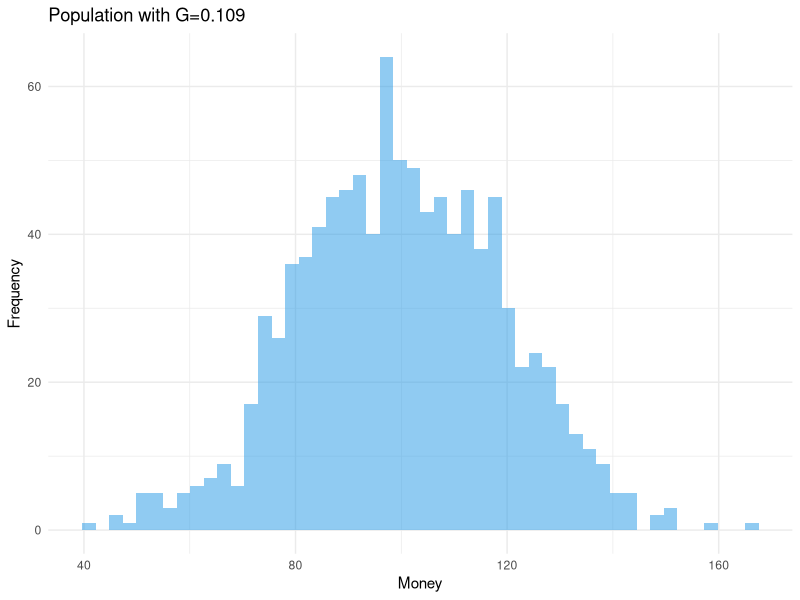
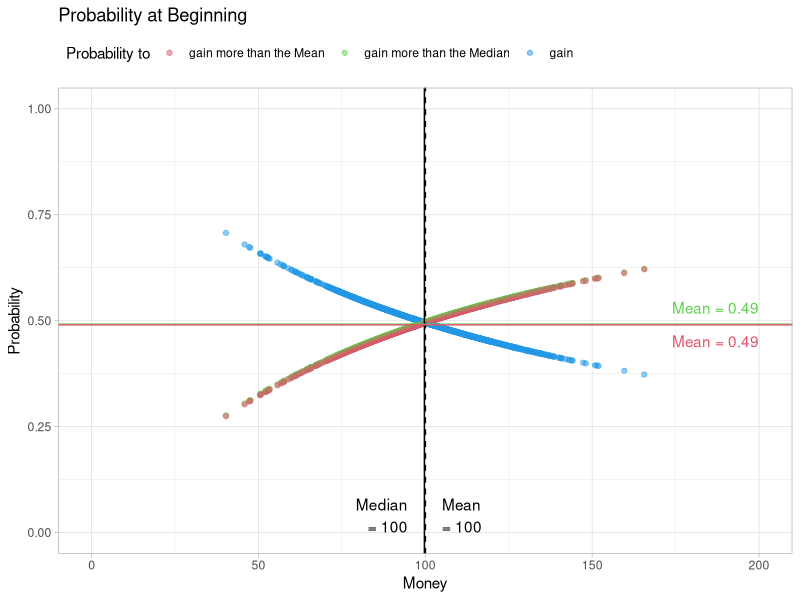
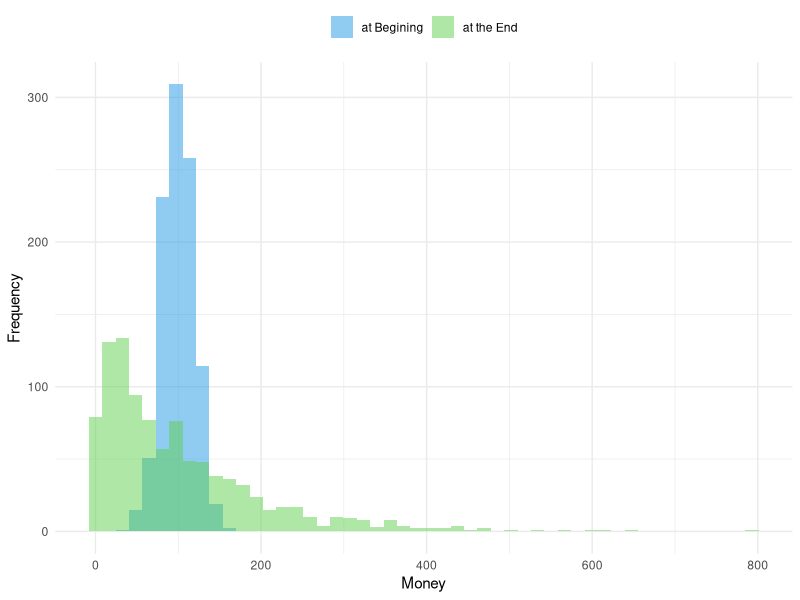
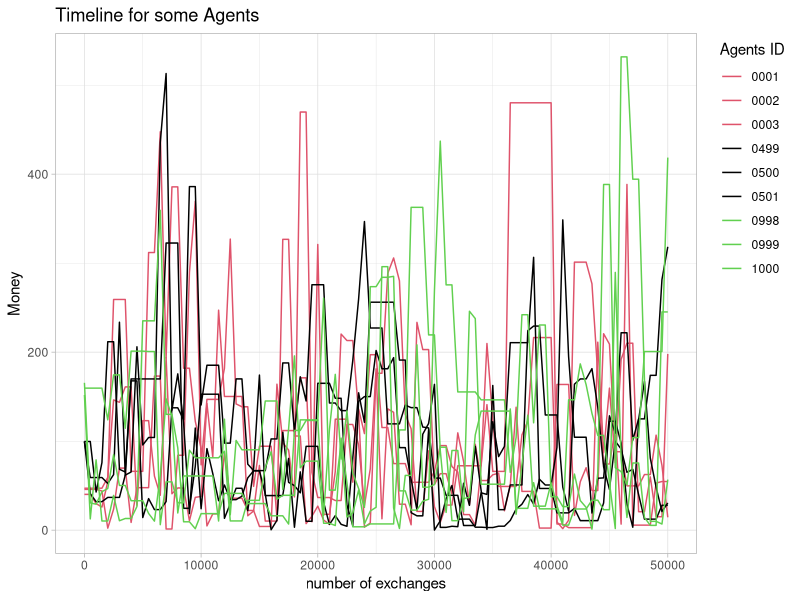
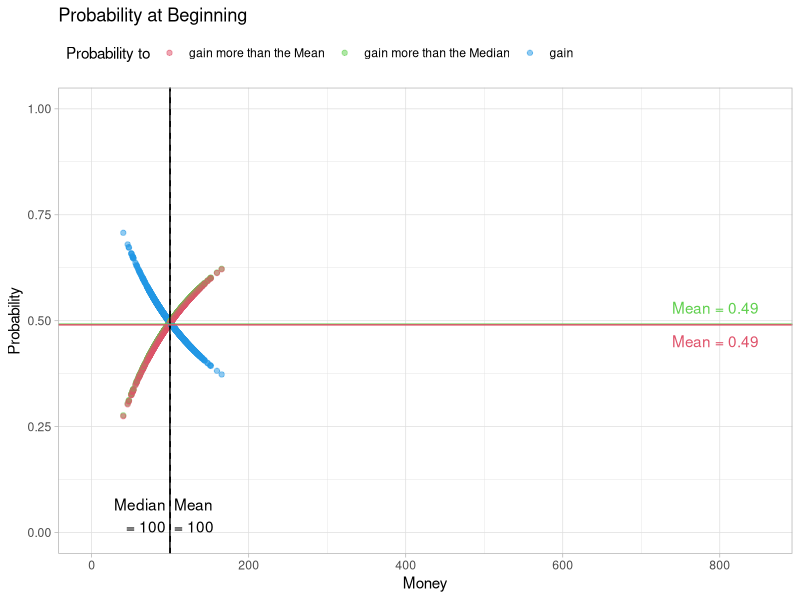
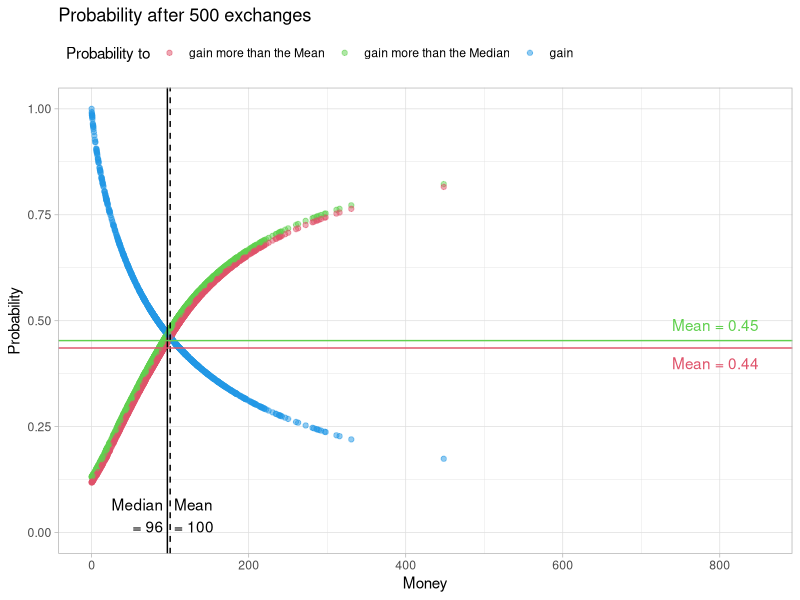
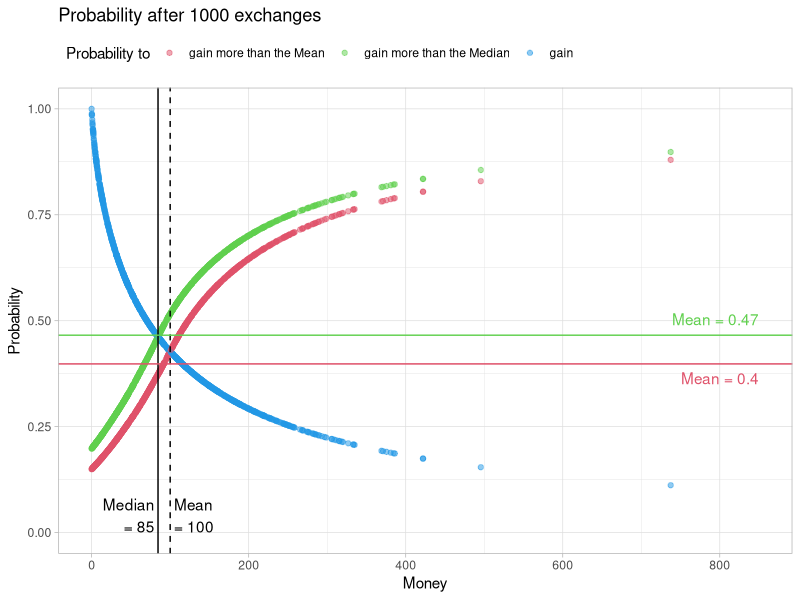
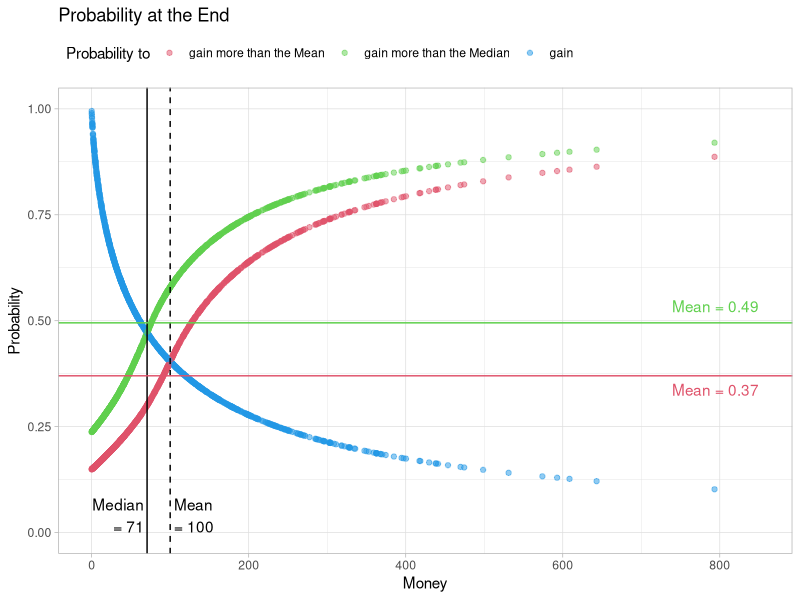

Write the R code that produced these figures, in order. (Note: a time limit stopped this script after it produced the figures.)
## ---- chunk 1
library(ggplot2)
library(tidyr)
library(dplyr)
## ---- chunk 2
nA = 1000         # number of Agents
ID = seq_len(nA)  # ID of the Agents
M0pop = 100       # Mean amount of Money in the Start-Population

# generating Start-Population

PopNorm <- data.frame( ID = ID,
                       Money= sort(rnorm(nA, mean = M0pop, sd = 0.2 * M0pop))
                      )

## ---- chunk 3
gini <- function(Pop) {
  Pop <- sort(Pop)
  n <- NROW(Pop)
  numer <- 0
  for (i in 1:n) {
    numer <- numer + 2 * i * Pop[i]
  }
  denom = n * sum(Pop)
  return((numer / denom) - (n + 1) / n)
}

gini_t <- function(Pop) {
  nc <- NCOL(Pop)
  GT <- c(0)
  for (ii in 1:nc) {
    GT[ii] <-  gini(Pop[,ii])
  }
  return(GT)
  }

gini(PopNorm$Money)
## ---- chunk 4
ggplot(PopNorm, aes(x = Money)) +
  geom_histogram(position = "identity", alpha = 0.5, bins = 50, fill = 4) +
  ylab("Frequency") +
  scale_fill_manual(values = 4) +
  labs(title = paste0("Population with G=",
                      round(gini(PopNorm$Money),digits =3))) +
  theme_minimal() +
  theme(legend.position = "top")
## ---- chunk 5
splitpair <- function(){
  rn <- runif(1)
  c(rn,1-rn)
}
splitpair()
## ---- chunk 6
calc_p <- function(M_dist) {
  Dist <- data.frame(Money = M_dist,
                     probwin = 0,
                     probmed = 0,
                     probmean = 0
                     )
  Sum <- data.frame(Money = c(min(Dist$Money),
                              max(Dist$Money),
                              median(Dist$Money),
                              mean(Dist$Money)
                              ),
                    probwin = 0,
                    probmed = 0,
                    probmean = 0
                    )
  rownames(Sum) <- c("min", "max", "med", "mean")
  M_Med <- Sum["med", "Money"]
  M_Mean <- Sum["mean", "Money"]
  for(i in 1:nrow(Dist)) {
    M_A <- Dist[i,"Money"]
    M_oA <- Dist[c(-i),"Money"]
    pwin <- M_oA*0
    pmed <- M_oA*0
    pmean <- M_oA*0
    for(ii in 1:NROW(M_oA)) {
      Pot <- max(M_A + M_oA[ii], 10e-8)
      pwin[ii] <- 1-min(1, M_A/Pot)
      pmed[ii] <- 1-min(1, M_Med/Pot)
      pmean[ii] <- 1-min(1, M_Mean/Pot)
    }
    Dist[i,"probwin"] <- mean(pwin)
    Dist[i,"probmed"] <- mean(pmed)
    Dist[i,"probmean"] <- mean(pmean)
  }
  for (i in c("probwin","probmed","probmean")) {
    Sum[[i]] = c(min(Dist[[i]]),
                    max(Dist[[i]]),
                    median(Dist[[i]]),
                    mean(Dist[[i]])
    )
  }

  Output <- list(Sum = Sum, Dist = Dist)
  return(Output)
}
## ---- chunk 7
ProbNorm <- calc_p(PopNorm$Money)
## ---- chunk 8
figProb <- function(Prob, Title, xmax) {
  Figd <- pivot_longer(data.frame(Prob$Dist),
                       cols = starts_with("p"),
                       names_to = "Outcome",
                       values_to = "Probability"
                       )
  Figs <- Prob$Sum

  Figp <- ggplot(data = Figd,
                 aes(x = Money,
                     y = Probability,
                     color = Outcome
                     )
                 ) +
    geom_point( alpha = 0.5, size = 1.5) +
    scale_color_manual(name = "Probability to",
                       values = c(2, 3, 4),
                       labels = c("gain more than the Mean",
                                  "gain more than the Median",
                                  "gain")
                       ) +
    ylim(0, 1) +
    xlim(0, xmax) +

    geom_vline(xintercept = Figs["med","Money"],
               linetype = "solid", color = 1) +
    annotate("text",
             x = Figs["med","Money"] * 0.95,
             y = 0,
             hjust = 1,
             vjust = 0,
             label = paste("Median\n=",
                           round(Figs["med","Money"], 0)),
             color = 1) +

    geom_vline(xintercept = Figs["mean","Money"],
               linetype = "dashed", color = 1) +
    annotate("text",
             x = Figs["mean","Money"] * 1.05,
             y = 0,
             hjust = 0,
             vjust = 0,
             label = paste("Mean\n=",
                           round(Figs["mean","Money"], 0)),
             color = 1) +

    geom_hline(yintercept = Figs["mean","probmed"],
             linetype = "solid", color = 3) +
    annotate("text",
             x = xmax,
             y = Figs["mean","probmed"] * 1.05,
             hjust = 1,
             vjust = 0,
             label = paste("Mean =",
                           round(Figs["mean","probmed"], 2)),
             color = 3) +

    geom_hline(yintercept = Figs["mean","probmean"],
               linetype = "solid", color = 2) +
    annotate("text",
             x = xmax,
             y = Figs["mean","probmean"]*0.95,
             hjust = 1,
             vjust = 1,
             label = paste("Mean =",
                           round(Figs["mean","probmean"], 2)),
             color = 2) +

    labs(title = Title) +
    theme_light() +
    theme(legend.position = "top",
          legend.justification = c(0, 1))
  return(Figp)
}

figProb(ProbNorm, "Probability at Beginning", 200)
## ---- chunk 9
ecosim <- function( n, M_dist, TL = 0 ) {
  df <- data.frame(ID=seq(1,NROW(M_dist)),
                   nE=0,
                   MT_S=M_dist,
                   MT_E=M_dist
                   )
  if (TL > 0) {
    M_TL <- data.frame(n0 = df$MT_S)
  }
  for(i in 1:n) {
    rdf <- sample(df$ID, size=2)
    rds <- splitpair()
    df[rdf,"nE"] <- df[rdf,"nE"] + 1
    df[rdf,"MT_E"] <- sum( df[rdf,"MT_E"]) * rds
    if ( TL > 0 ) {
      if ( i %% TL == 0) {
        M_TL [[paste0("n",i)]]<- df$MT_E
      }
    }
  }
  Output <- list("Sum" = df)
  if ( TL > 0 ) {
    rownames(M_TL) <- df$ID
    Output$Timeline <- M_TL
  }
  return(Output)
}
## ---- chunk 10
sNorm <- ecosim(50000, PopNorm$Money, TL = 500)
## ---- chunk 11
figHist <- function(Sim_Sum) {
  Fig <- pivot_longer(data.frame(Sim_Sum),
                      cols = starts_with("MT"),
                      names_to = "Distribution",
                      values_to = "Money"
                      )
  Fig$Distribution <-recode(Fig$Distribution,
                            "MT_S" = "at Begining",
                            "MT_E" = "at the End"
                            )
  Figp <- ggplot(Fig, aes(x = Money, fill = Distribution)) +
    geom_histogram(position = "identity", alpha = 0.5, bins = 50) +
    ylab("Frequency") +
    scale_fill_manual(name = NULL, values = c(4,3)) +
    scale_color_manual(name = NULL, values = c(4, 3)) +
    theme_minimal() +
    theme(legend.position = "top")
  return(Figp)
}

figHist(sNorm$Sum)
## ---- chunk 12
MTime <- data.frame(ID,sNorm$Timeline)

sID <- c(1,2,3,nA/2-1,nA/2,nA/2+1,nA-2,nA-1,nA)
sMTime <- MTime[sID,]

Fig03 <- pivot_longer(data.frame(sMTime),
                      cols = !matches("ID"),
                      names_to = "Time",
                      names_prefix = "n",
                      names_transform = list(Time = as.integer),
                      values_to = "Money"
)

Fig03$ID <- sprintf("%04d", Fig03$ID)

ggplot(data = Fig03, aes(x = Time, y = Money, color = ID)) +
  geom_line() +
  ggtitle("Timeline for some Agents") +
  xlab("number of exchanges") +
  labs(color = "Agents ID") +
  scale_color_manual(values = c(2,2,2, 1,1, 1,3,3,3)) +
  theme_light() +
  theme(legend.position = "right",
        legend.justification = c(0, 1))
## ---- chunk 13
FigA <- figProb(calc_p(sNorm$Timeline[,1]), 
                "Probability at Beginning", 850)
FigB <- figProb(calc_p(sNorm$Timeline[,2]), 
                "Probability after 500 exchanges", 850)
FigC <- figProb(calc_p(sNorm$Timeline[,4]), 
                "Probability after 1000 exchanges", 850)
FigD <- figProb(calc_p(sNorm$Timeline[,NCOL(sNorm$Timeline)]), 
                "Probability at the End", 850)

FigA 
FigB
FigC
FigD
## ---- chunk 14
calc_p_t <- function(M_dist) {
  pnt <- calc_p(M_dist[,1])
  tx <- as.numeric(gsub("n", "",colnames(M_dist)[1]))
  pnts <- data.frame(Time = rep(tx, times = 4),
                     Res = colnames(pnt$Sum),
                     t(pnt$Sum)
                     )
  for(i in 2:ncol(M_dist)) {
    pnt <- calc_p(M_dist[,i])
    tx <- as.numeric(gsub("n", "",colnames(M_dist)[i]))
    pnti <- data.frame(Time = rep(tx, times = 4),
                       Res = colnames(pnt$Sum),
                       t(pnt$Sum)
                       )
    pnts <- rbind(pnts,pnti)
  }
  rownames(pnts) <- NULL
  return(pnts)
}

ProbNormt <- calc_p_t(sNorm$Timeline)
## ---- chunk 15
figProb_t <- function(Prob, Title) {
  Fig <- Prob[Prob$Res!="Money",c("Time","Res","mean")]

  Figp <- ggplot(data = Fig, aes(x = Time, y = mean, color = Res)) +
    geom_line(linewidth = 1) +
    scale_color_manual(name = NULL, values = c(2, 3, 4),
                      labels = c("gain more than the Mean",
                                 "gain more than the Median",
                                 "gain")) +
    ggtitle(Title) +
    xlab("number of exchanges") +
    ylab("Mean-Probability in the Population") +
    ylim(0.30, 0.6) +
    theme_light() +
    theme(legend.position = "top",
         legend.justification = c(0, 1))
  return(Figp)
}

figProb_t(ProbNormt, "Probability to ... of Money - Timeline")
## ---- chunk 16
# generating Start-Population

PopEven <- data.frame( ID = ID,
                       Money = rep(M0pop, times = nA)
                      )
## ---- chunk 17
gini(PopEven$Money)
## ---- chunk 18
ProbEven <- calc_p(PopEven$Money)
## ---- chunk 19
figProb(ProbEven, "Probability at Beginning", 300)
## ---- chunk 20
eNorm <- ecosim(50000, PopEven$Money, TL = 500)
figHist(eNorm$Sum)
## ---- chunk 21
FigA <- figProb(calc_p(eNorm$Timeline[,1]), 
                "Probability at Beginning", 850)
FigB <- figProb(calc_p(eNorm$Timeline[,2]), 
                "Probability after 500 exchanges", 850)
FigC <- figProb(calc_p(eNorm$Timeline[,4]), 
                "Probability after 1000 exchanges", 850)
FigD <- figProb(calc_p(eNorm$Timeline[,NCOL(eNorm$Timeline)]), 
                "Probability at the End", 850)

FigA 
FigB
FigC
FigD
## ---- chunk 22
ProbEvent <- calc_p_t(eNorm$Timeline)
## ---- chunk 23
figProb_t(ProbEvent, "Probability to ... of Money - Timeline")
## ---- chunk 24
sNorms <- ecosim(5000, PopNorm$Money, TL = 50)
ProbNorms <- calc_p_t(sNorms$Timeline)
eNorms <- ecosim(5000, PopEven$Money, TL = 50)
ProbEvents <- calc_p_t(eNorms$Timeline)
## ---- chunk 25

FigE <- data.frame( Time = ProbNorms[ProbNorms$Res == "Money",c("Time")],
                    Norm = gini_t(sNorms$Timeline),
                    Even = gini_t(eNorms$Timeline)
                   )
FigE <- pivot_longer(data.frame(FigE),
                      cols = !matches("Time"),
                      names_to = "Pop",
                      values_to = "Gini"
                      )
                    
FigEp <- ggplot(data = FigE, aes(x = Time, y = Gini, color = Pop)) +
  geom_line(linewidth = 1) +
  scale_color_manual(name = "Start Population", values = c(2, 1)) +
  ggtitle("Gini-Faktor - Timeline") +
  xlab("number of exchanges") +
  ylab("Gini") +
  theme_light() +
  theme(legend.position = "top",
        legend.justification = c(0, 1))

FigEp
## ---- chunk 26
figProb_t(ProbNorms, 
          "Probability to ... of Money\nTimeline for the Norm Population")

  
figProb_t(ProbEvents, 
          "Probability to ... of Money\nTimeline for a even Population")
